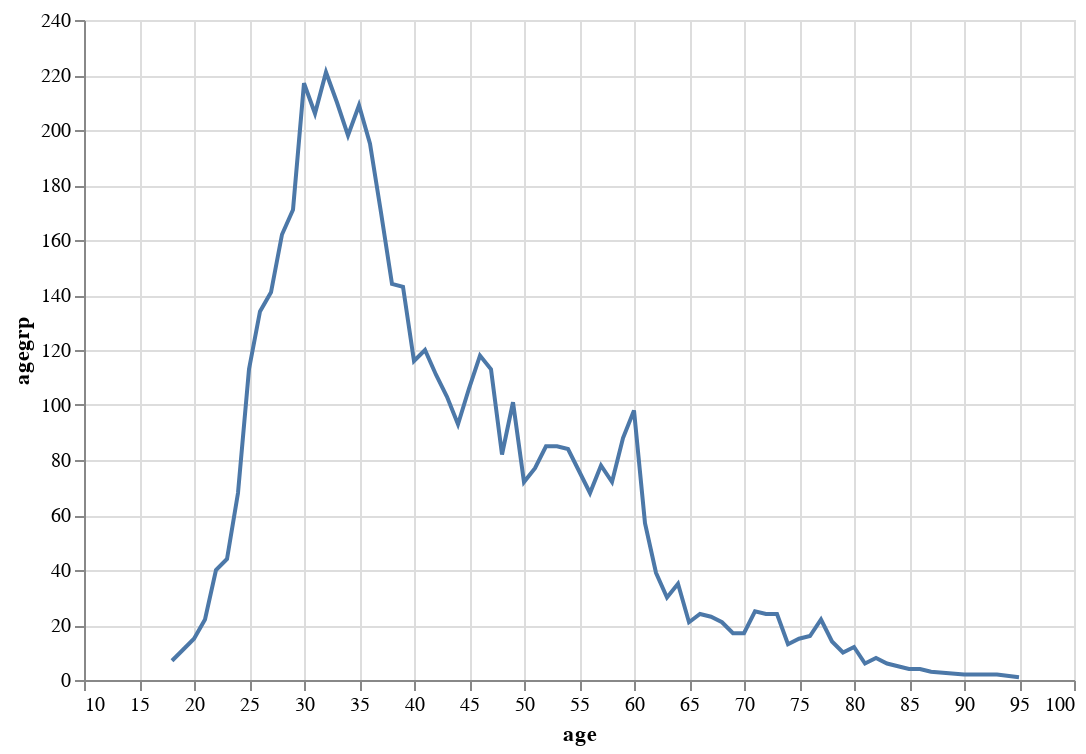

This figure's notebook cell:
### Markdown cell above
### Ejercicio 3.02: Prueba de hipótesis empresarial para la edad frente a la propensión a un préstamo a plazo
El objetivo de este ejercicio es definir una hipótesis para comprobar la propensión de una persona a adquirir un plan de depósito a plazo en función de su edad.

### Code cell
# Importando librería altair
import altair as alt

# Filtrando los casos donde el depósito a plazo es sí
filtro = datosBanco['y'] == 'yes'

# Agrupando por edad y contando el número de registros para cada grupo
bancoSub1 = datosBanco[filtro].groupby('age')['y'].agg(agegrp = 'count').reset_index()

# Trazando un gráfico de líneas usando altair
alt.Chart(bancoSub1).mark_line().encode(x = 'age', y = 'agegrp').properties(width = 495,
                                                                            height = 330)

### Figure 1 — Vega-Lite specification as saved in the notebook (floating-point values rounded to 4 significant figures)
{"config": {"view": {"continuousWidth": 300, "continuousHeight": 300}}, "data": {"name": "data-76e701052370de4ea86e8b4627b4a44f"}, "mark": {"type": "line"}, "encoding": {"x": {"field": "age", "type": "quantitative"}, "y": {"field": "agegrp", "type": "quantitative"}}, "height": 330, "width": 495, "$schema": "https://vega.github.io/schema/vega-lite/v5.20.1.json", "datasets": {"data-76e701052370de4ea86e8b4627b4a44f": [{"age": 18, "agegrp": 7}, {"age": 19, "agegrp": 11}, {"age": 20, "agegrp": 15}, {"age": 21, "agegrp": 22}, {"age": 22, "agegrp": 40}, {"age": 23, "agegrp": 44}, {"age": 24, "agegrp": 68}, {"age": 25, "agegrp": 113}, {"age": 26, "agegrp": 134}, {"age": 27, "agegrp": 141}, {"age": 28, "agegrp": 162}, {"age": 29, "agegrp": 171}, {"age": 30, "agegrp": 217}, {"age": 31, "agegrp": 206}, {"age": 32, "agegrp": 221}, {"age": 33, "agegrp": 210}, {"age": 34, "agegrp": 198}, {"age": 35, "agegrp": 209}, {"age": 36, "agegrp": 195}, {"age": 37, "agegrp": 170}, {"age": 38, "agegrp": 144}, {"age": 39, "agegrp": 143}, {"age": 40, "agegrp": 116}, {"age": 41, "agegrp": 120}, {"age": 42, "agegrp": 111}, {"age": 43, "agegrp": 103}, {"age": 44, "agegrp": 93}, {"age": 45, "agegrp": 106}, {"age": 46, "agegrp": 118}, {"age": 47, "agegrp": 113}, {"age": 48, "agegrp": 82}, {"age": 49, "agegrp": 101}, {"age": 50, "agegrp": 72}, {"age": 51, "agegrp": 77}, {"age": 52, "agegrp": 85}, {"age": 53, "agegrp": 85}, {"age": 54, "agegrp": 84}, {"age": 55, "agegrp": 76}, {"age": 56, "agegrp": 68}, {"age": 57, "agegrp": 78}, {"age": 58, "agegrp": 72}, {"age": 59, "agegrp": 88}, {"age": 60, "agegrp": 98}, {"age": 61, "agegrp": 57}, {"age": 62, "agegrp": 39}, {"age": 63, "agegrp": 30}, {"age": 64, "agegrp": 35}, {"age": 65, "agegrp": 21}, {"age": 66, "agegrp": 24}, {"age": 67, "agegrp": 23}, {"age": 68, "agegrp": 21}, {"age": 69, "agegrp": 17}, {"age": 70, "agegrp": 17}, {"age": 71, "agegrp": 25}, {"age": 72, "agegrp": 24}, {"age": 73, "agegrp": 24}, {"age": 74, "agegrp": 13}, {"age": 75, "agegrp": 15}, {"age": 76, "agegrp": 16}, {"age": 77, "agegrp": 22}, {"age": 78, "agegrp": 14}, {"age": 79, "agegrp": 10}, {"age": 80, "agegrp": 12}, {"age": 81, "agegrp": 6}, {"age": 82, "agegrp": 8}, {"age": 83, "agegrp": 6}, {"age": 84, "agegrp": 5}, {"age": 85, "agegrp": 4}, {"age": 86, "agegrp": 4}, {"age": 87, "agegrp": 3}, {"age": 90, "agegrp": 2}, {"age": 92, "agegrp": 2}, {"age": 93, "agegrp": 2}, {"age": 95, "agegrp": 1}]}}
